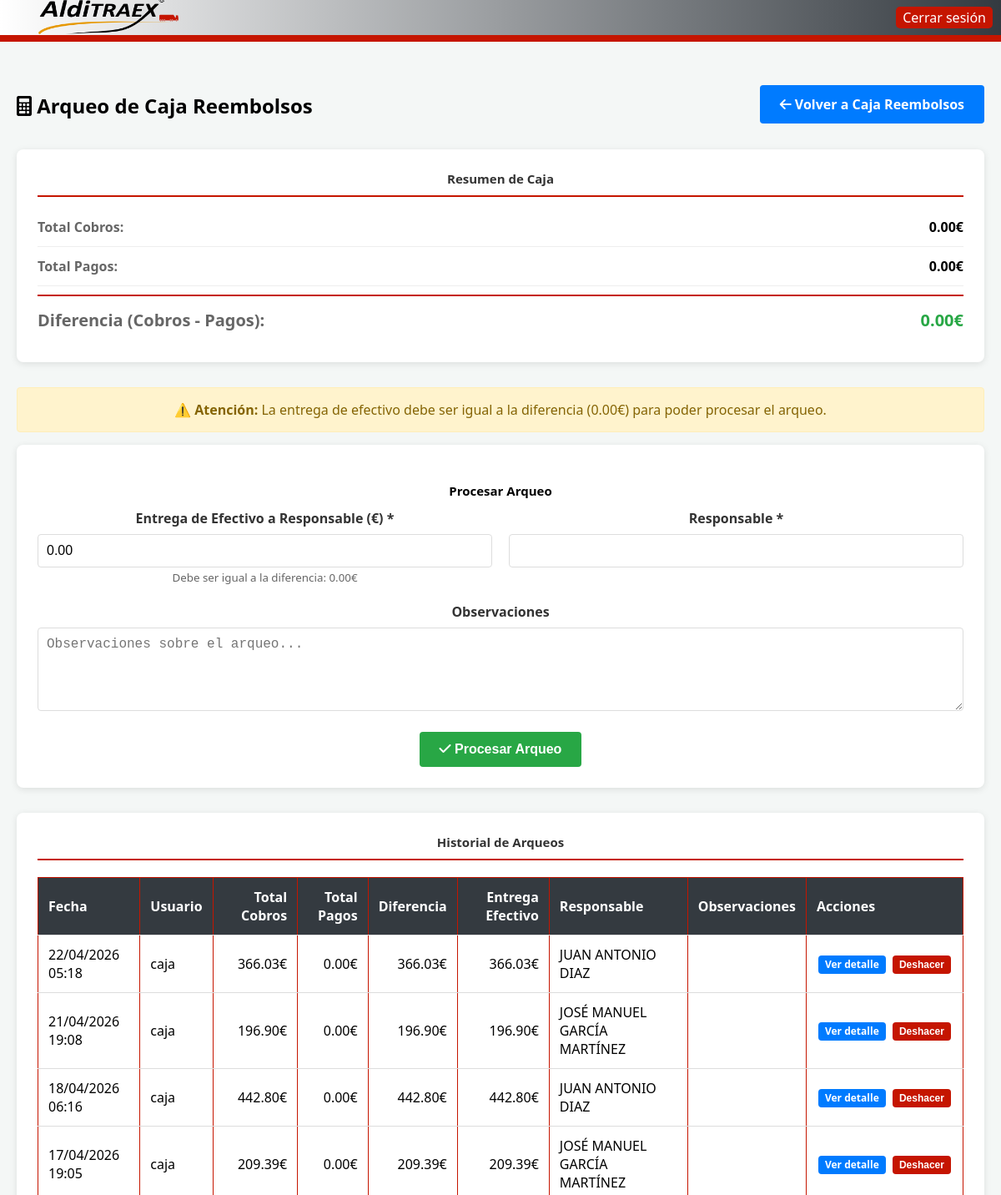
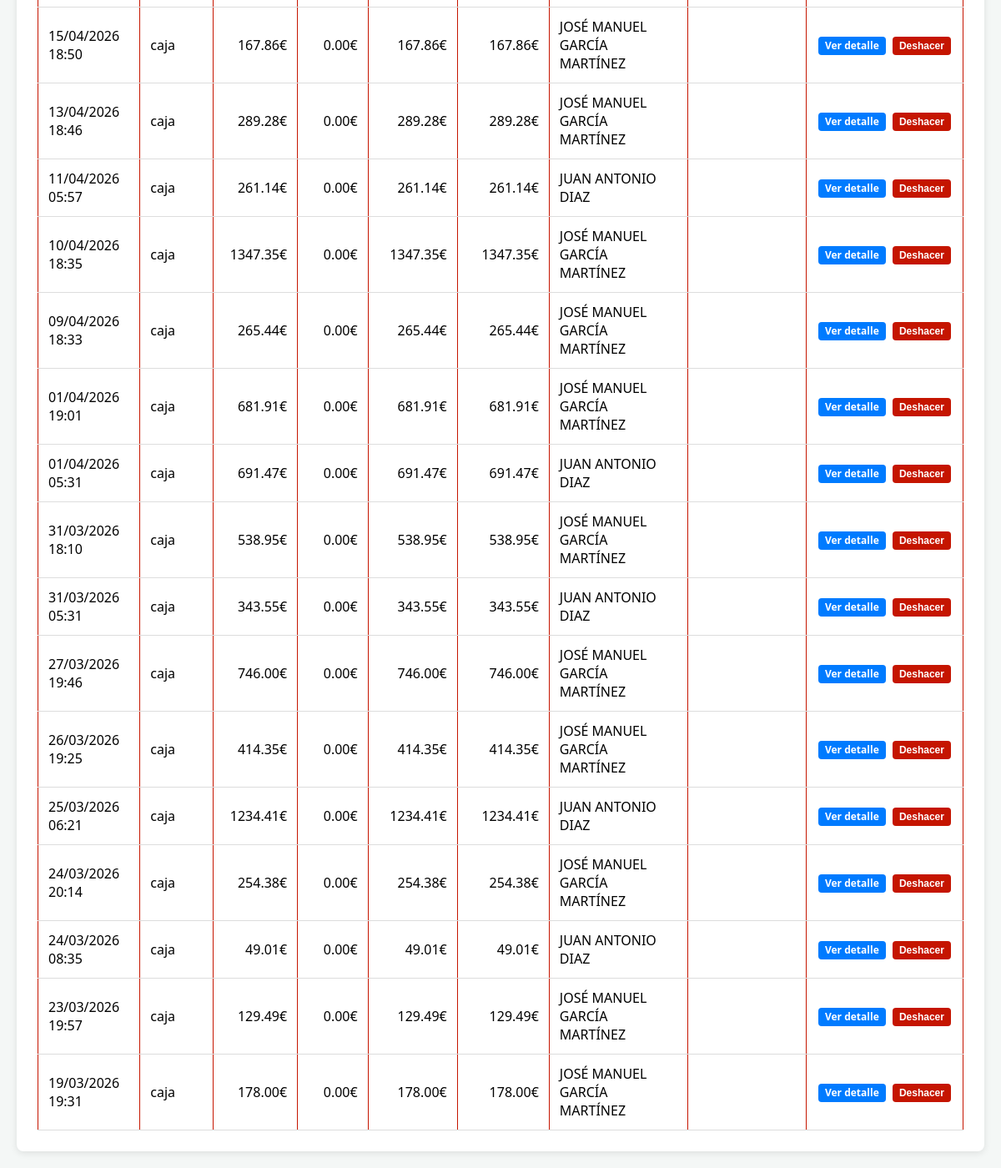
/caja-reembolsos/arqueo (signed in), run on the app's committed database (2 pictures, top to bottom).
### models.py (models this page shows, shortened)
class CajaArqueo(db.Base):
    __tablename__ = "caja_arqueo"
    id = Column(Integer, primary_key=True)
    fecha_arqueo = Column(DateTime, nullable=False)
    usuario = Column(String(100), nullable=False)
    total_cobros = Column(Float, default=0.0)
    total_pagos = Column(Float, default=0.0)
    diferencia = Column(Float, default=0.0)
    entrega_efectivo = Column(Float, default=0.0)
    responsable = Column(String(200))
    observaciones = Column(String(500))
    tipo_caja = Column(String(20), default='CAJA', nullable=False)  # 'CAJA' o 'REEMBOLSOS'

### caja/caja.py (the view)
    @app.route('/caja-reembolsos/arqueo', endpoint='caja_reembolsos_arqueo')
    @login_required
    def caja_reembolsos_arqueo():
        return _caja_arqueo('REEMBOLSOS', 'Caja Reembolsos')

### db.py (called while the page is built, shortened)
@event.listens_for(engine, "connect")
def _sqlite_varios_procesos(dbapi_connection, connection_record):
    cursor = dbapi_connection.cursor()
    cursor.execute("PRAGMA journal_mode=WAL")
    cursor.fetchone()
    cursor.execute("PRAGMA busy_timeout=30000")
    cursor.close()

def close_session(error=None):
    if not has_request_context():
        return

    def __getattr__(self, name):
        if has_request_context():
            if 'db_session' not in g:
                g.db_session = Session()
                logger.info("Nueva sesion de BD creada para el request")
            return getattr(g.db_session, name)
        temp_session = Session()
        try:
            return getattr(temp_session, name)
        finally:
            temp_session.close()

### main.py (called while the page is built)
def _es_almacen(username):
    return (username or '').strip().lower() == 'almacen'

@app.before_request
def aplicar_permisos_usuario():
    if not current_user.is_authenticated:
        return None
    user = (current_user.username or '').strip().lower()
    path = request.path or '/'
    if _es_almacen(user):
        if path.startswith('/static/') or path in _RUTAS_ALMACEN:
            return None
        return redirect(url_for('scanner_clientes'))
    if path == '/calidad' or path.startswith('/calidad/'):
        if not puede(user, 'calidad'):
            return redirect(url_for('portada'))
    if not tiene_restriccion(user):
        return None
    if ruta_permitida(user, path):
        return None
    return redirect(url_for('portada'))

@login_manager.user_loader
def load_user(user_id):
    return db.session.query(Usuario).filter_by(id=user_id).first()

### permisos.py (called while the page is built, shortened)
def _norm(username: str | None) -> str:
    return (username or "").strip().lower()

def _mods_uncached(username: str) -> frozenset[str] | None:
    if username == USUARIO_FIJO:
        return TODOS_MODULOS

def _mods(username: str | None) -> frozenset[str] | None:
    u = _norm(username)
    if not has_request_context():
        return _mods_uncached(u)
    cache = getattr(g, "_mods_cache", None)
    if cache is None:
        cache = {}
        g._mods_cache = cache
    if u not in cache:
        cache[u] = _mods_uncached(u)
    return cache[u]

def tiene_restriccion(username: str | None) -> bool:
    mods = _mods(username)
    if mods is None:
        return False
    return not (MODULOS_GENERAL <= mods)

### templates/caja/arqueo.html (shortened to what this page needs)
<!DOCTYPE html>
<html lang="es">
<head>
    <link rel="stylesheet" href="https://cdnjs.cloudflare.com/ajax/libs/font-awesome/6.0.0-beta3/css/all.min.css">
    <link rel="stylesheet" href="{{ url_for('static', filename='main.css') }}">
</head>
<body>
    <div class="top-bar">
        <a href="/portada"><img src="{{ url_for('static', filename='logo.png') }}" alt="Logo"></a>
        <span class="top-user">{{ current_user.username }}</span>
        <a href="/logout" class="top-button">Cerrar sesión</a>
    </div>
    <div class="container">
        <div style="display: flex; justify-content: space-between; align-items: center; margin-bottom: 20px;">
            <h1><i class="fas fa-calculator"></i> Arqueo de {{ titulo_caja|default('Caja') }}</h1>
            {% if tipo_caja == 'CAJA' %}
                <a href="{{ url_for('caja_index') }}" class="btn btn-primary">
                    <i class="fas fa-arrow-left"></i> Volver a Caja
                </a>
            {% else %}
                <a href="{{ url_for('caja_reembolsos_index') }}" class="btn btn-primary">
                    <i class="fas fa-arrow-left"></i> Volver a Caja Reembolsos
                </a>
            {% endif %}
        </div>
        <div class="arqueo-summary">
            <h2>Resumen de Caja</h2>
            <div class="summary-row">
                <span class="summary-label">Total Cobros:</span>
                <span class="summary-value">{{ "%.2f"|format(total_cobros) }}€</span>
            </div>
            <div class="summary-row">
                <span class="summary-label">Total Pagos:</span>
                <span class="summary-value">{{ "%.2f"|format(total_pagos) }}€</span>
            </div>
            <div class="summary-row">
                <span class="summary-label">Diferencia (Cobros - Pagos):</span>
                <span class="summary-value" style="color: {% if diferencia >= 0 %}#28a745{% else %}#dc3545{% endif %};">
                    {{ "%.2f"|format(diferencia) }}€
                </span>
            </div>
        </div>
        <div class="alert alert-warning">
            <strong>⚠️ Atención:</strong> La entrega de efectivo debe ser igual a la diferencia ({{ "%.2f"|format(diferencia) }}€) para poder procesar el arqueo.
        </div>
        <div class="form-section">
            <h2>Procesar Arqueo</h2>
            <form method="POST" action="{% if tipo_caja == 'CAJA' %}{{ url_for('procesar_arqueo') }}{% else %}{{ url_for('procesar_arqueo_reembolsos') }}{% endif %}" onsubmit="return validarArqueo();">
                <div class="form-row">
                    <div class="form-group">
                        <label for="entrega_efectivo">Entrega de Efectivo a Responsable (€) *</label>
                        <input type="number" id="entrega_efectivo" name="entrega_efectivo"
                               step="0.01" value="{{ "%.2f"|format(diferencia) }}" required>
                        <small style="color: #666;">Debe ser igual a la diferencia: {{ "%.2f"|format(diferencia) }}€</small>
                    </div>
                    <div class="form-group">
                        <label for="responsable">Responsable *</label>
                        <input type="text" id="responsable" name="responsable" required>
                    </div>
                </div>
                <div class="form-group">
                    <label for="observaciones">Observaciones</label>
                    <textarea id="observaciones" name="observaciones" placeholder="Observaciones sobre el arqueo..."></textarea>
                </div>
                <button type="submit" class="btn">
                    <i class="fas fa-check"></i> Procesar Arqueo
                </button>
            </form>
        </div>
        {% if historial %}
        <div class="historial-section">
            <h2>Historial de Arqueos</h2>
            <table>
                <thead>
                    <tr>
                        <th>Fecha</th>
                        <th>Usuario</th>
                        <th class="text-right">Total Cobros</th>
                        <th class="text-right">Total Pagos</th>
                        <th class="text-right">Diferencia</th>
                        <th class="text-right">Entrega Efectivo</th>
                        <th>Responsable</th>
                        <th>Observaciones</th>
                        <th class="text-center">Acciones</th>
                    </tr>
                </thead>
                <tbody>
                    {% for arqueo in historial %}
                    <tr>
                        <td>{{ arqueo.fecha_arqueo.strftime('%d/%m/%Y %H:%M') }}</td>
                        <td>{{ arqueo.usuario }}</td>
                        <td class="text-right">{{ "%.2f"|format(arqueo.total_cobros) }}€</td>
                        <td class="text-right">{{ "%.2f"|format(arqueo.total_pagos) }}€</td>
                        <td class="text-right">{{ "%.2f"|format(arqueo.diferencia) }}€</td>
                        <td class="text-right">{{ "%.2f"|format(arqueo.entrega_efectivo) }}€</td>
                        <td>{{ arqueo.responsable }}</td>
                        <td>{{ arqueo.observaciones }}</td>
                        <td class="text-center" style="white-space:nowrap;">
                            {% if tipo_caja == 'CAJA' %}
                                <a href="{{ url_for('ver_arqueo_detalle', id=arqueo.id) }}" class="btn btn-primary" title="Ver detalle">Ver detalle</a>
                                <form method="POST" action="{{ url_for('deshacer_arqueo', id=arqueo.id) }}" style="display:inline;" onsubmit="return confirm('¿Deshacer este arqueo? Los cobros y pagos volverán a quedar pendientes.');">
                                    <button type="submit" class="btn btn-deshacer">Deshacer</button>
                                </form>
                            {% else %}
                                <a href="{{ url_for('ver_arqueo_detalle_reembolsos', id=arqueo.id) }}" class="btn btn-primary" title="Ver detalle">Ver detalle</a>
                                <form method="POST" action="{{ url_for('deshacer_arqueo_reembolsos', id=arqueo.id) }}" style="display:inline;" onsubmit="return confirm('¿Deshacer este arqueo? Los cobros y pagos volverán a quedar pendientes.');">
                                    <button type="submit" class="btn btn-deshacer">Deshacer</button>
                                </form>
                            {% endif %}
                        </td>
                    </tr>
                    {% endfor %}
                </tbody>
            </table>
        </div>
        {% endif %}
    </div>
</body>
</html>

### static/main.css (style rules this page uses)
body { font-family: Arial, sans-serif; margin: 0; padding: 0; background-color: white; width: 100%; height: 50vh; height: 100vh; }
.top-bar { background-color: white; height: 140px; width: 100%; display: flex; justify-content: center; align-items: center; border-bottom: 8px solid #c51500; }
.top-button { position: absolute; top: 100; right: 0; margin: 10px; }
.top-user { position: absolute; top: 0; right: 0; margin: 10px; }
.container { text-align: center; margin-top: 50px; justify-content: center; }
img { width: 400px; height: 120px; }
h1 { margin-top: 20px; font-size: 24px; }
h2 { margin-top: 20px; font-size: 15px; }
tbody { text-align: center; margin-top: 50px; justify-content: center; }
table { text-align: center; margin-top: 50px; justify-content: center; margin: 0 auto; border: 1px solid black; border-collapse: collapse; width: 1000px }
td { text-align: center; margin-top: 50px; justify-content: center; margin: 10 auto; border: 1px solid black; border-collapse: collapse; margin-left: 10px; }
th { text-align: center; margin-top: 50px; justify-content: center; margin: 10 auto; border: 1px solid black; border-collapse: collapse; background-color: #c51500; }
td, th { border: 1px solid #c51500; }

### templates/caja/arqueo.html (style rules this page uses)
body { font-family: 'Segoe UI', Tahoma, Geneva, Verdana, sans-serif; background-color: #f4f7f6; margin: 0; padding: 0; }
.top-bar { display: flex; justify-content: space-between; align-items: center; padding: 2px 30px; background: linear-gradient(to right, #ffffff, #343a40); color: white; height: 50px; box-sizing: border-box; }
.top-bar img { width: 200px; height: 45px; object-fit: contain; }
.top-user { font-weight: bold; font-size: 14px; margin-left: auto; margin-right: 20px; }
.top-button { padding: 2px 8px; background-color: #c51500; color: white; text-decoration: none; border-radius: 5px; }
.container { max-width: 1400px; margin: 20px auto; padding: 20px; }
.arqueo-summary { background: white; padding: 25px; border-radius: 8px; box-shadow: 0 2px 8px rgba(0,0,0,0.1); margin-bottom: 30px; }
.arqueo-summary h2 { margin-top: 0; color: #333; border-bottom: 2px solid #c51500; padding-bottom: 10px; }
.summary-row { display: flex; justify-content: space-between; padding: 12px 0; border-bottom: 1px solid #eee; font-size: 16px; }
.summary-row:last-child { border-bottom: none; font-weight: bold; font-size: 20px; color: #c51500; margin-top: 10px; padding-top: 15px; border-top: 2px solid #c51500; }
.summary-label { font-weight: bold; color: #666; }
.summary-value { font-weight: bold; }
.form-section { background: white; padding: 25px; border-radius: 8px; box-shadow: 0 2px 8px rgba(0,0,0,0.1); margin-bottom: 30px; }
.form-group { margin-bottom: 20px; }
.form-group label { display: block; margin-bottom: 8px; font-weight: bold; color: #333; }
.form-group input, .form-group textarea { width: 100%; padding: 10px; border: 1px solid #ddd; border-radius: 4px; box-sizing: border-box; font-size: 16px; }
.form-group textarea { min-height: 100px; resize: vertical; }
.form-row { display: grid; grid-template-columns: repeat(auto-fit, minmax(250px, 1fr)); gap: 20px; }
.btn { padding: 12px 24px; background: #28a745; color: white; border: none; border-radius: 4px; cursor: pointer; font-size: 16px; font-weight: bold; }
.btn-primary { background: #007bff; }
a.btn { display: inline-block; width: auto; text-decoration: none; }
td .btn { display: inline-flex; align-items: center; justify-content: center; gap: 4px; width: auto; margin: 0 2px; padding: 4px 8px; font-size: 12px; font-weight: 600; line-height: 1.2; white-space: nowrap; vertical-align: middle; }
.btn-deshacer { background: #c51500; color: #fff; }
.top-bar img { width: 200px; height: 45px; }
.historial-section { background: white; padding: 25px; border-radius: 8px; box-shadow: 0 2px 8px rgba(0,0,0,0.1); }
.historial-section h2 { margin-top: 0; color: #333; border-bottom: 2px solid #c51500; padding-bottom: 10px; }
table { width: 100%; border-collapse: collapse; margin-top: 20px; }
th, td { padding: 12px; text-align: left; border-bottom: 1px solid #ddd; }
th { background: #343a40; color: white; font-weight: bold; }
.text-right { text-align: right; }
.alert { padding: 15px; margin: 15px 0; border-radius: 4px; }
.alert-warning { background: #fff3cd; color: #856404; border: 1px solid #ffeeba; }

### data on the page
CajaArqueo: fecha_arqueo "22/04/2026 05:18", usuario "caja", total_cobros "366.03", total_pagos "0.00", diferencia "366.03", entrega_efectivo "366.03", responsable "JUAN ANTONIO DIAZ"
CajaArqueo: fecha_arqueo "21/04/2026 19:08", usuario "caja", total_cobros "196.90", total_pagos "0.00", diferencia "196.90", entrega_efectivo "196.90", responsable "JOSÉ MANUEL GARCÍA MARTÍNEZ"
CajaArqueo: fecha_arqueo "18/04/2026 06:16", usuario "caja", total_cobros "442.80", total_pagos "0.00", diferencia "442.80", entrega_efectivo "442.80", responsable "JUAN ANTONIO DIAZ"
CajaArqueo: fecha_arqueo "17/04/2026 19:05", usuario "caja", total_cobros "209.39", total_pagos "0.00", diferencia "209.39", entrega_efectivo "209.39", responsable "JOSÉ MANUEL GARCÍA MARTÍNEZ"
CajaArqueo: fecha_arqueo "15/04/2026 18:50", usuario "caja", total_cobros "167.86", total_pagos "0.00", diferencia "167.86", entrega_efectivo "167.86", responsable "JOSÉ MANUEL GARCÍA MARTÍNEZ"
CajaArqueo: fecha_arqueo "13/04/2026 18:46", usuario "caja", total_cobros "289.28", total_pagos "0.00", diferencia "289.28", entrega_efectivo "289.28", responsable "JOSÉ MANUEL GARCÍA MARTÍNEZ"
CajaArqueo: fecha_arqueo "11/04/2026 05:57", usuario "caja", total_cobros "261.14", total_pagos "0.00", diferencia "261.14", entrega_efectivo "261.14", responsable "JUAN ANTONIO DIAZ"
CajaArqueo: fecha_arqueo "10/04/2026 18:35", usuario "caja", total_cobros "1347.35", total_pagos "0.00", diferencia "1347.35", entrega_efectivo "1347.35", responsable "JOSÉ MANUEL GARCÍA MARTÍNEZ"
CajaArqueo: fecha_arqueo "09/04/2026 18:33", usuario "caja", total_cobros "265.44", total_pagos "0.00", diferencia "265.44", entrega_efectivo "265.44", responsable "JOSÉ MANUEL GARCÍA MARTÍNEZ"
CajaArqueo: fecha_arqueo "01/04/2026 19:01", usuario "caja", total_cobros "681.91", total_pagos "0.00", diferencia "681.91", entrega_efectivo "681.91", responsable "JOSÉ MANUEL GARCÍA MARTÍNEZ"
CajaArqueo: fecha_arqueo "01/04/2026 05:31", usuario "caja", total_cobros "691.47", total_pagos "0.00", diferencia "691.47", entrega_efectivo "691.47", responsable "JUAN ANTONIO DIAZ"
CajaArqueo: fecha_arqueo "31/03/2026 18:10", usuario "caja", total_cobros "538.95", total_pagos "0.00", diferencia "538.95", entrega_efectivo "538.95", responsable "JOSÉ MANUEL GARCÍA MARTÍNEZ"
CajaArqueo: fecha_arqueo "31/03/2026 05:31", usuario "caja", total_cobros "343.55", total_pagos "0.00", diferencia "343.55", entrega_efectivo "343.55", responsable "JUAN ANTONIO DIAZ"
CajaArqueo: fecha_arqueo "27/03/2026 19:46", usuario "caja", total_cobros "746.00", total_pagos "0.00", diferencia "746.00", entrega_efectivo "746.00", responsable "JOSÉ MANUEL GARCÍA MARTÍNEZ"
CajaArqueo: fecha_arqueo "26/03/2026 19:25", usuario "caja", total_cobros "414.35", total_pagos "0.00", diferencia "414.35", entrega_efectivo "414.35", responsable "JOSÉ MANUEL GARCÍA MARTÍNEZ"
CajaArqueo: fecha_arqueo "25/03/2026 06:21", usuario "caja", total_cobros "1234.41", total_pagos "0.00", diferencia "1234.41", entrega_efectivo "1234.41", responsable "JUAN ANTONIO DIAZ"
CajaArqueo: fecha_arqueo "24/03/2026 20:14", usuario "caja", total_cobros "254.38", total_pagos "0.00", diferencia "254.38", entrega_efectivo "254.38", responsable "JOSÉ MANUEL GARCÍA MARTÍNEZ"
CajaArqueo: fecha_arqueo "24/03/2026 08:35", usuario "caja", total_cobros "49.01", total_pagos "0.00", diferencia "49.01", entrega_efectivo "49.01", responsable "JUAN ANTONIO DIAZ"
CajaArqueo: fecha_arqueo "23/03/2026 19:57", usuario "caja", total_cobros "129.49", total_pagos "0.00", diferencia "129.49", entrega_efectivo "129.49", responsable "JOSÉ MANUEL GARCÍA MARTÍNEZ"
CajaArqueo: fecha_arqueo "19/03/2026 19:31", usuario "caja", total_cobros "178.00", total_pagos "0.00", diferencia "178.00", entrega_efectivo "178.00", responsable "JOSÉ MANUEL GARCÍA MARTÍNEZ"

### other printed values
{{ titulo_caja|default('Caja') }} "Caja Reembolsos"
{{ "%.2f"|format(total_cobros) }} "0.00"
{{ "%.2f"|format(total_pagos) }} "0.00"
{{ "%.2f"|format(diferencia) }} "0.00"
